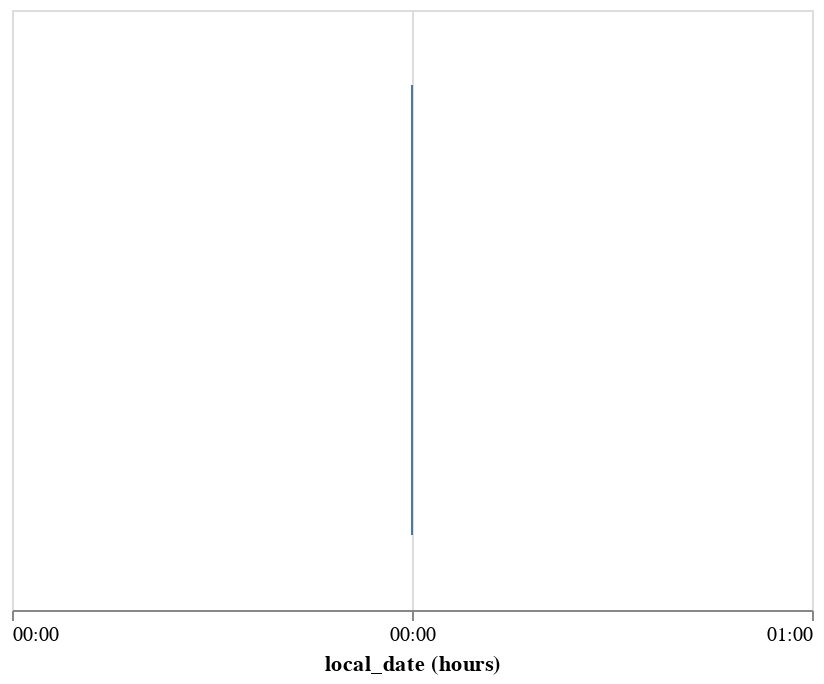

The notebook cell this image was saved under:
### Code cell
import altair as alt

alt.Chart(bkg_sample_df).mark_tick().encode(
    x='hours(local_date)'
)

### Figure 1 — Vega-Lite specification as saved in the notebook (floating-point values rounded to 4 significant figures; data arrays with more than 128 entries replaced by an {"elided": "..."} marker saying what was removed)
{"$schema": "https://vega.github.io/schema/vega-lite/v3.2.1.json", "config": {"mark": {"tooltip": null}, "view": {"height": 300, "width": 400}}, "data": {"name": "data-d381decd2424db34383d43598c447b72"}, "datasets": {"data-d381decd2424db34383d43598c447b72": {"elided": "1000 records"}}, "encoding": {"x": {"field": "local_date", "timeUnit": "hours", "type": "temporal"}}, "mark": "tick"}
